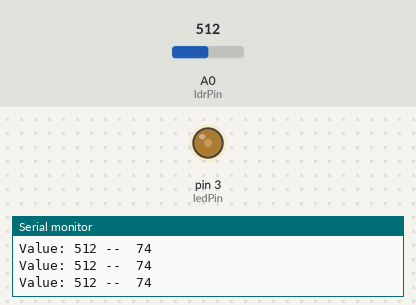
Bench run of a sketch on a simulated Arduino Uno, built with avr-gcc and run on an emulated ATmega328P. On the bench: output pins drawn as LEDs (lit = HIGH), the last lines printed to the serial monitor. The test bench sets the inputs (shaded band); at power-on: A0 (ldrPin) = 512.

Above: at 1.2 s.
1.3 s: A0 (ldrPin) set to 574
At 2.7 s:
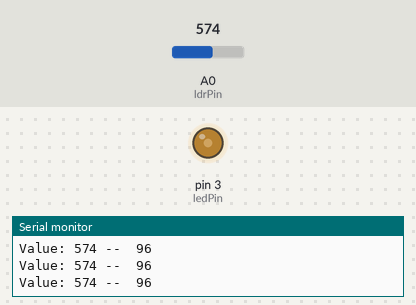
4.3 s: A0 (ldrPin) set to 596
At 5.1 s:
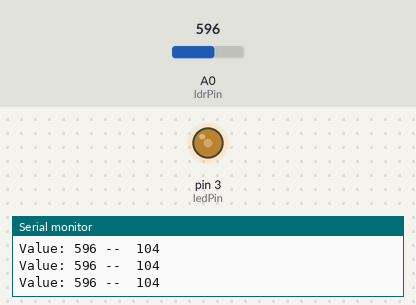
7.3 s: A0 (ldrPin) set to 716
At 8.4 s:
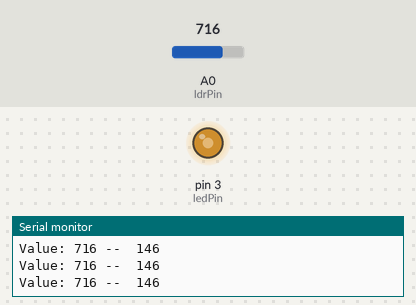
8.8 s: A0 (ldrPin) set to 992
At 9.5 s:
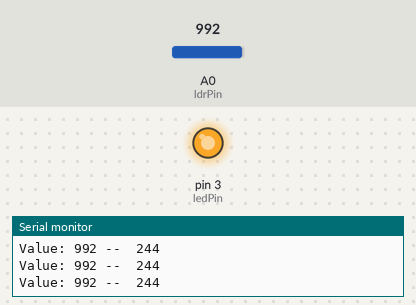
10.3 s: A0 (ldrPin) set to 1011
At 11.5 s:
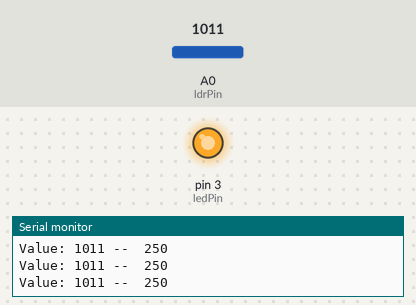
11.8 s: A0 (ldrPin) set to 306
At 13.1 s:
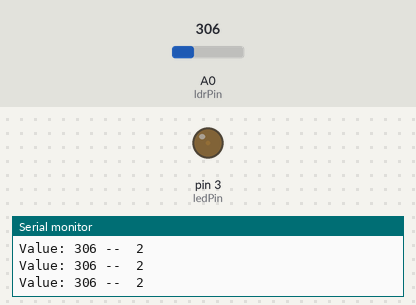
Timing chart, 0 to 14.3 s (numbered marks = the images above; inputs shaded):
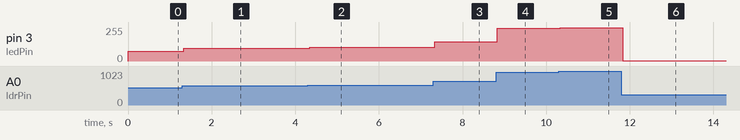

The sketch:

05_03_ldrLED_01.ino
```cpp
const int maxVal = 1023; //设定当前环境光的最大值
const int minVal = 300; //设定当前环境光的最小值
const int ldrPin = A0; //光敏电阻连接引脚A0
const int ledPin = 3; //LED模拟输出引脚3

void setup() {
  Serial.begin(9600);  //设置串口波特率为9600
}

void loop() {
  int ldrVal = analogRead(ldrPin); //获取光敏电阻电路的返回值
  ldrVal=constrain(ldrVal,minVal,maxVal);
  int ledVal = map(ldrVal, minVal, maxVal, 0, 255); //将返回值映射到0~255之间对应值
  Serial.print("Value: ");
  Serial.print(ldrVal);      //将光敏电阻返回值输出到串口监视器
  Serial.print(" --  ");
  Serial.println(ledVal);      //将映射后的值输出到串口监视器
  analogWrite(ledPin, ledVal); //模拟输出，LED亮度发生变化
}
```

Measured:
- after the input at 1.3 s, pin 3 (ledPin): 74/255 → 96/255 at once
- after the input at 4.3 s, pin 3 (ledPin): 96/255 → 104/255 at once
- after the input at 7.3 s, pin 3 (ledPin): 104/255 → 146/255 at once
- after the input at 8.8 s, pin 3 (ledPin): 146/255 → 244/255 at once
- after the input at 10.3 s, pin 3 (ledPin): 244/255 → 250/255 at once
- after the input at 11.8 s, pin 3 (ledPin): 250/255 → 2/255 at once
